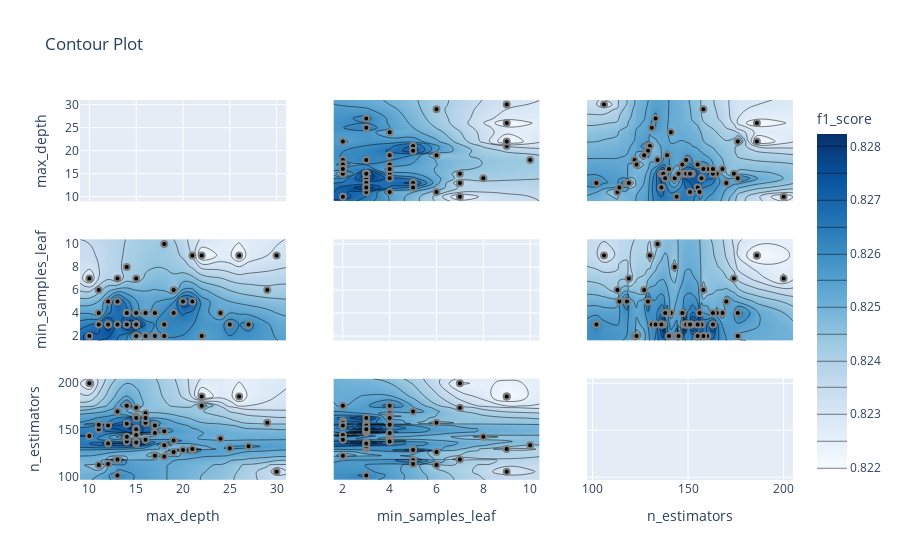

Source (notebook cell):
### Markdown cell above
Параметр, отвечающий за минимальное количество наблюдений в каждом листе дерева `min_samples_leaf`, оказался наиболее важным среди всех, оптимизированных.

### Code cell
optuna.visualization.plot_contour(study, params=['min_samples_leaf', 'max_depth', 'n_estimators'],
                                  target_name="f1_score")

### Figure 1 — Plotly figure (JSON) as saved in the notebook; plotly's stock layout.template omitted (floating-point values rounded to 4 significant figures; data arrays with more than 128 entries replaced by an {"elided": "..."} marker saying what was removed)
{"data": [{"type": "scatter", "xaxis": "x", "yaxis": "y"}, {"colorbar": {"title": {"text": "f1_score"}}, "colorscale": [[0, "rgb(247,251,255)"], [0.125, "rgb(222,235,247)"], [0.25, "rgb(198,219,239)"], [0.375, "rgb(158,202,225)"], [0.5, "rgb(107,174,214)"], [0.625, "rgb(66,146,198)"], [0.75, "rgb(33,113,181)"], [0.875, "rgb(8,81,156)"], [1, "rgb(8,48,107)"]], "connectgaps": true, "contours": {"coloring": "heatmap"}, "hoverinfo": "none", "line": {"smoothing": 1.3}, "reversescale": false, "showscale": true, "type": "contour", "x": [9, 10, 11, 12, 13, 14, 15, 16, 17, 18, 19, 20, 21, 22, 24, 25, 26, 27, 29, 30, 31], "xaxis": "x4", "y": [1.6, 2, 3, 4, 5, 6, 7, 8, 9, 10, 10.4], "yaxis": "y4", "z": {"elided": "11x21 float values"}}, {"marker": {"color": "black", "line": {"color": "Grey", "width": 2}}, "mode": "markers", "showlegend": false, "type": "scatter", "x": [21, 15, 29, 26, 25, 21, 30, 24, 22, 11, 16, 16, 17, 18, 13, 19, 10, 14, 13, 13, 13, 20, 12, 15, 15, 15, 18, 16, 10, 15, 18, 15, 15, 14, 17, 12, 15, 22, 27, 19, 14, 11, 11, 12, 17, 15, 16, 15, 14, 16], "xaxis": "x4", "y": [5, 7, 6, 9, 3, 9, 9, 4, 9, 6, 2, 2, 4, 2, 5, 4, 7, 3, 5, 3, 7, 5, 5, 3, 3, 3, 3, 4, 2, 3, 10, 3, 3, 4, 2, 3, 4, 2, 3, 6, 8, 3, 4, 3, 2, 3, 4, 2, 4, 2], "yaxis": "y4"}, {"colorbar": {"title": {"text": "f1_score"}}, "colorscale": [[0, "rgb(247,251,255)"], [0.125, "rgb(222,235,247)"], [0.25, "rgb(198,219,239)"], [0.375, "rgb(158,202,225)"], [0.5, "rgb(107,174,214)"], [0.625, "rgb(66,146,198)"], [0.75, "rgb(33,113,181)"], [0.875, "rgb(8,81,156)"], [1, "rgb(8,48,107)"]], "connectgaps": true, "contours": {"coloring": "heatmap"}, "hoverinfo": "none", "line": {"smoothing": 1.3}, "reversescale": false, "showscale": false, "type": "contour", "x": [9, 10, 11, 12, 13, 14, 15, 16, 17, 18, 19, 20, 21, 22, 24, 25, 26, 27, 29, 30, 31], "xaxis": "x7", "y": [97.1, 102, 106, 113, 114, 118, 119, 122, 123, 127, 129, 130, 131, 133, 134, 136, 137, 138, 139, 140, 141, 143, 144, 145, 147, 148, 149, 151, 152, 155, 156, 157, 158, 160, 163, 165, 168, 170, 174, 176, 186, 200, 204.9], "yaxis": "y7", "z": {"elided": "43x21 float values"}}, {"marker": {"color": "black", "line": {"color": "Grey", "width": 2}}, "mode": "markers", "showlegend": false, "type": "scatter", "x": [21, 15, 29, 26, 25, 21, 30, 24, 22, 11, 16, 16, 17, 18, 13, 19, 10, 14, 13, 13, 13, 20, 12, 15, 15, 15, 18, 16, 10, 15, 18, 15, 15, 14, 17, 12, 15, 22, 27, 19, 14, 11, 11, 12, 17, 15, 16, 15, 14, 16], "xaxis": "x7", "y": [129, 174, 158, 186, 131, 130, 106, 141, 186, 113, 160, 158, 147, 122, 170, 139, 200, 157, 118, 102, 119, 129, 114, 148, 152, 149, 149, 168, 144, 136, 134, 151, 137, 138, 123, 155, 165, 176, 133, 127, 143, 151, 156, 136, 155, 163, 163, 145, 176, 140], "yaxis": "y7"}, {"colorbar": {"title": {"text": "f1_score"}}, "colorscale": [[0, "rgb(247,251,255)"], [0.125, "rgb(222,235,247)"], [0.25, "rgb(198,219,239)"], [0.375, "rgb(158,202,225)"], [0.5, "rgb(107,174,214)"], [0.625, "rgb(66,146,198)"], [0.75, "rgb(33,113,181)"], [0.875, "rgb(8,81,156)"], [1, "rgb(8,48,107)"]], "connectgaps": true, "contours": {"coloring": "heatmap"}, "hoverinfo": "none", "line": {"smoothing": 1.3}, "reversescale": false, "showscale": false, "type": "contour", "x": [1.6, 2, 3, 4, 5, 6, 7, 8, 9, 10, 10.4], "xaxis": "x2", "y": [9, 10, 11, 12, 13, 14, 15, 16, 17, 18, 19, 20, 21, 22, 24, 25, 26, 27, 29, 30, 31], "yaxis": "y2", "z": {"elided": "21x11 float values"}}, {"marker": {"color": "black", "line": {"color": "Grey", "width": 2}}, "mode": "markers", "showlegend": false, "type": "scatter", "x": [5, 7, 6, 9, 3, 9, 9, 4, 9, 6, 2, 2, 4, 2, 5, 4, 7, 3, 5, 3, 7, 5, 5, 3, 3, 3, 3, 4, 2, 3, 10, 3, 3, 4, 2, 3, 4, 2, 3, 6, 8, 3, 4, 3, 2, 3, 4, 2, 4, 2], "xaxis": "x2", "y": [21, 15, 29, 26, 25, 21, 30, 24, 22, 11, 16, 16, 17, 18, 13, 19, 10, 14, 13, 13, 13, 20, 12, 15, 15, 15, 18, 16, 10, 15, 18, 15, 15, 14, 17, 12, 15, 22, 27, 19, 14, 11, 11, 12, 17, 15, 16, 15, 14, 16], "yaxis": "y2"}, {"type": "scatter", "xaxis": "x5", "yaxis": "y5"}, {"colorbar": {"title": {"text": "f1_score"}}, "colorscale": [[0, "rgb(247,251,255)"], [0.125, "rgb(222,235,247)"], [0.25, "rgb(198,219,239)"], [0.375, "rgb(158,202,225)"], [0.5, "rgb(107,174,214)"], [0.625, "rgb(66,146,198)"], [0.75, "rgb(33,113,181)"], [0.875, "rgb(8,81,156)"], [1, "rgb(8,48,107)"]], "connectgaps": true, "contours": {"coloring": "heatmap"}, "hoverinfo": "none", "line": {"smoothing": 1.3}, "reversescale": false, "showscale": false, "type": "contour", "x": [1.6, 2, 3, 4, 5, 6, 7, 8, 9, 10, 10.4], "xaxis": "x8", "y": [97.1, 102, 106, 113, 114, 118, 119, 122, 123, 127, 129, 130, 131, 133, 134, 136, 137, 138, 139, 140, 141, 143, 144, 145, 147, 148, 149, 151, 152, 155, 156, 157, 158, 160, 163, 165, 168, 170, 174, 176, 186, 200, 204.9], "yaxis": "y8", "z": {"elided": "43x11 float values"}}, {"marker": {"color": "black", "line": {"color": "Grey", "width": 2}}, "mode": "markers", "showlegend": false, "type": "scatter", "x": [5, 7, 6, 9, 3, 9, 9, 4, 9, 6, 2, 2, 4, 2, 5, 4, 7, 3, 5, 3, 7, 5, 5, 3, 3, 3, 3, 4, 2, 3, 10, 3, 3, 4, 2, 3, 4, 2, 3, 6, 8, 3, 4, 3, 2, 3, 4, 2, 4, 2], "xaxis": "x8", "y": [129, 174, 158, 186, 131, 130, 106, 141, 186, 113, 160, 158, 147, 122, 170, 139, 200, 157, 118, 102, 119, 129, 114, 148, 152, 149, 149, 168, 144, 136, 134, 151, 137, 138, 123, 155, 165, 176, 133, 127, 143, 151, 156, 136, 155, 163, 163, 145, 176, 140], "yaxis": "y8"}, {"colorbar": {"title": {"text": "f1_score"}}, "colorscale": [[0, "rgb(247,251,255)"], [0.125, "rgb(222,235,247)"], [0.25, "rgb(198,219,239)"], [0.375, "rgb(158,202,225)"], [0.5, "rgb(107,174,214)"], [0.625, "rgb(66,146,198)"], [0.75, "rgb(33,113,181)"], [0.875, "rgb(8,81,156)"], [1, "rgb(8,48,107)"]], "connectgaps": true, "contours": {"coloring": "heatmap"}, "hoverinfo": "none", "line": {"smoothing": 1.3}, "reversescale": false, "showscale": false, "type": "contour", "x": [97.1, 102, 106, 113, 114, 118, 119, 122, 123, 127, 129, 130, 131, 133, 134, 136, 137, 138, 139, 140, 141, 143, 144, 145, 147, 148, 149, 151, 152, 155, 156, 157, 158, 160, 163, 165, 168, 170, 174, 176, 186, 200, 204.9], "xaxis": "x3", "y": [9, 10, 11, 12, 13, 14, 15, 16, 17, 18, 19, 20, 21, 22, 24, 25, 26, 27, 29, 30, 31], "yaxis": "y3", "z": {"elided": "21x43 float values"}}, {"marker": {"color": "black", "line": {"color": "Grey", "width": 2}}, "mode": "markers", "showlegend": false, "type": "scatter", "x": [129, 174, 158, 186, 131, 130, 106, 141, 186, 113, 160, 158, 147, 122, 170, 139, 200, 157, 118, 102, 119, 129, 114, 148, 152, 149, 149, 168, 144, 136, 134, 151, 137, 138, 123, 155, 165, 176, 133, 127, 143, 151, 156, 136, 155, 163, 163, 145, 176, 140], "xaxis": "x3", "y": [21, 15, 29, 26, 25, 21, 30, 24, 22, 11, 16, 16, 17, 18, 13, 19, 10, 14, 13, 13, 13, 20, 12, 15, 15, 15, 18, 16, 10, 15, 18, 15, 15, 14, 17, 12, 15, 22, 27, 19, 14, 11, 11, 12, 17, 15, 16, 15, 14, 16], "yaxis": "y3"}, {"colorbar": {"title": {"text": "f1_score"}}, "colorscale": [[0, "rgb(247,251,255)"], [0.125, "rgb(222,235,247)"], [0.25, "rgb(198,219,239)"], [0.375, "rgb(158,202,225)"], [0.5, "rgb(107,174,214)"], [0.625, "rgb(66,146,198)"], [0.75, "rgb(33,113,181)"], [0.875, "rgb(8,81,156)"], [1, "rgb(8,48,107)"]], "connectgaps": true, "contours": {"coloring": "heatmap"}, "hoverinfo": "none", "line": {"smoothing": 1.3}, "reversescale": false, "showscale": false, "type": "contour", "x": [97.1, 102, 106, 113, 114, 118, 119, 122, 123, 127, 129, 130, 131, 133, 134, 136, 137, 138, 139, 140, 141, 143, 144, 145, 147, 148, 149, 151, 152, 155, 156, 157, 158, 160, 163, 165, 168, 170, 174, 176, 186, 200, 204.9], "xaxis": "x6", "y": [1.6, 2, 3, 4, 5, 6, 7, 8, 9, 10, 10.4], "yaxis": "y6", "z": {"elided": "11x43 float values"}}, {"marker": {"color": "black", "line": {"color": "Grey", "width": 2}}, "mode": "markers", "showlegend": false, "type": "scatter", "x": [129, 174, 158, 186, 131, 130, 106, 141, 186, 113, 160, 158, 147, 122, 170, 139, 200, 157, 118, 102, 119, 129, 114, 148, 152, 149, 149, 168, 144, 136, 134, 151, 137, 138, 123, 155, 165, 176, 133, 127, 143, 151, 156, 136, 155, 163, 163, 145, 176, 140], "xaxis": "x6", "y": [5, 7, 6, 9, 3, 9, 9, 4, 9, 6, 2, 2, 4, 2, 5, 4, 7, 3, 5, 3, 7, 5, 5, 3, 3, 3, 3, 4, 2, 3, 10, 3, 3, 4, 2, 3, 4, 2, 3, 6, 8, 3, 4, 3, 2, 3, 4, 2, 4, 2], "yaxis": "y6"}, {"type": "scatter", "xaxis": "x9", "yaxis": "y9"}], "layout": {"title": {"text": "Contour Plot"}, "xaxis": {"anchor": "y", "domain": [0, 0.2889], "matches": "x7", "range": [9, 31], "showticklabels": false}, "xaxis2": {"anchor": "y2", "domain": [0.3556, 0.6444], "matches": "x8", "range": [1.6, 10.4], "showticklabels": false}, "xaxis3": {"anchor": "y3", "domain": [0.7111, 1], "matches": "x9", "range": [97.1, 204.9], "showticklabels": false}, "xaxis4": {"anchor": "y4", "domain": [0, 0.2889], "matches": "x7", "range": [9, 31], "showticklabels": false}, "xaxis5": {"anchor": "y5", "domain": [0.3556, 0.6444], "matches": "x8", "range": [1.6, 10.4], "showticklabels": false}, "xaxis6": {"anchor": "y6", "domain": [0.7111, 1], "matches": "x9", "range": [97.1, 204.9], "showticklabels": false}, "xaxis7": {"anchor": "y7", "domain": [0, 0.2889], "range": [9, 31], "title": {"text": "max_depth"}}, "xaxis8": {"anchor": "y8", "domain": [0.3556, 0.6444], "range": [1.6, 10.4], "title": {"text": "min_samples_leaf"}}, "xaxis9": {"anchor": "y9", "domain": [0.7111, 1], "range": [97.1, 204.9], "title": {"text": "n_estimators"}}, "yaxis": {"anchor": "x", "domain": [0.7333, 1], "range": [9, 31], "title": {"text": "max_depth"}}, "yaxis2": {"anchor": "x2", "domain": [0.7333, 1], "matches": "y", "range": [9, 31], "showticklabels": false}, "yaxis3": {"anchor": "x3", "domain": [0.7333, 1], "matches": "y", "range": [9, 31], "showticklabels": false}, "yaxis4": {"anchor": "x4", "domain": [0.3667, 0.6333], "range": [1.6, 10.4], "title": {"text": "min_samples_leaf"}}, "yaxis5": {"anchor": "x5", "domain": [0.3667, 0.6333], "matches": "y4", "range": [1.6, 10.4], "showticklabels": false}, "yaxis6": {"anchor": "x6", "domain": [0.3667, 0.6333], "matches": "y4", "range": [1.6, 10.4], "showticklabels": false}, "yaxis7": {"anchor": "x7", "domain": [0, 0.2667], "range": [97.1, 204.9], "title": {"text": "n_estimators"}}, "yaxis8": {"anchor": "x8", "domain": [0, 0.2667], "matches": "y7", "range": [97.1, 204.9], "showticklabels": false}, "yaxis9": {"anchor": "x9", "domain": [0, 0.2667], "matches": "y7", "range": [97.1, 204.9], "showticklabels": false}}}
